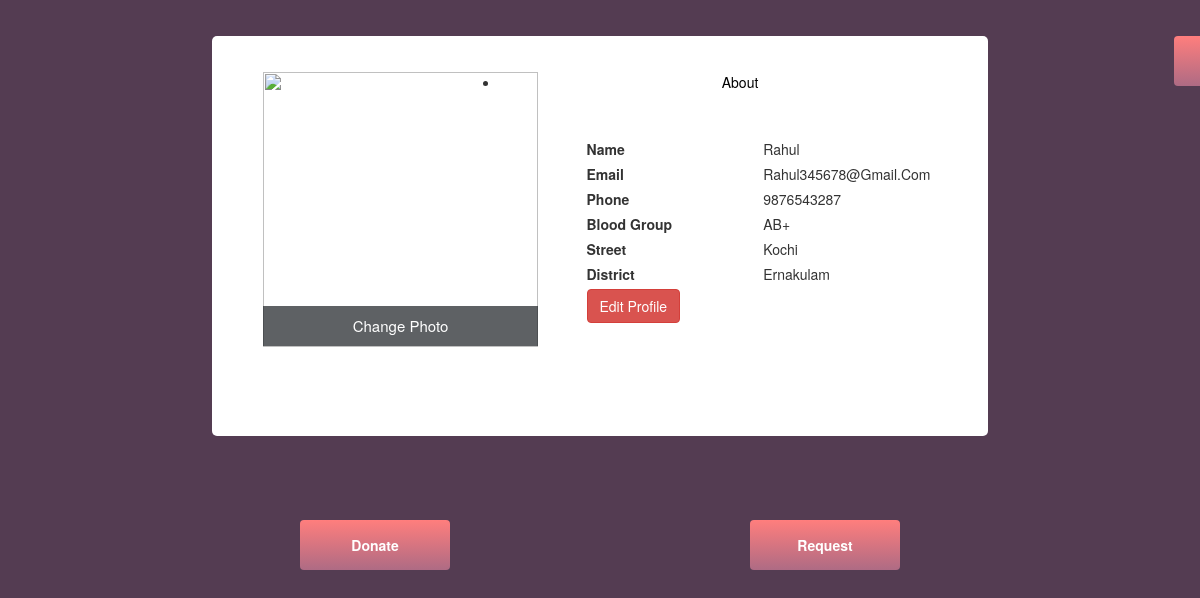
The page /user/logindetails.php (signed in) on the database its author committed.
### tables this page shows
CREATE TABLE IF NOT EXISTS `donor` (
  `id` int(100) NOT NULL AUTO_INCREMENT,
  `Name` varchar(200) NOT NULL,
  `Email` varchar(300) NOT NULL,
  `Password` varchar(100) NOT NULL,
  `Contact_no` varchar(200) NOT NULL,
  `Blood_group` varchar(300) NOT NULL,
  `Street` varchar(400) NOT NULL,
  `District` varchar(500) NOT NULL,
  `image` varchar(100) NOT NULL,
  `date` datetime NOT NULL DEFAULT current_timestamp(),
  PRIMARY KEY (`id`)
);

### user/logindetails.php (the view, shortened to what this page needs)
<?php
include('connect.php');
$sqli = "SELECT * FROM donor WHERE id='" . $_SESSION['userid'] . "'";
if ($reqe = mysqli_query($connect, $sqli)) {
    while ($are = mysqli_fetch_array($reqe)) {
        $profile = $are['image'];
    }
}
?>
<html lang="en">
<head>
    <link rel="stylesheet" href="https://maxcdn.bootstrapcdn.com/bootstrap/3.4.1/css/bootstrap.min.css">
    <link rel="stylesheet" href="style/logindetailsstyle.css" type="text/css" />
    <link rel="stylesheet" href="style/LoginDetails.css" type="text/css" />
</head>
<body>
    <div class="img">
        <a href="logoutuser.php">
            <button type="text" name="button" class="logout">logout<i class="fas fa-sign-out-alt"></i></button></a>
    </div>
    <div class="container emp-profile">
        <div class="col-md-4">
            <div class="profile-img">
                <form action="datacre" method="post" id="form" enctype="multipart/form-data">
                    <img id="abc" src="<?php
                                        if ($profile == '') {
                                            echo "https://st2.depositphotos.com/1104517/11965/v/600/depositphotos_119659092-stock-illustration-male-avatar-profile-picture-vector.jpg";
                                        } else {
                                            echo $profile;
                                        }
                                        ?>" alt="" />
                    <div class="file btn btn-lg btn-primary">
                        Change Photo
                </form>
            </div>
        </div>
    </div>
    <li class="nav-item">
        <a class="nav-link " id="home-tab" data-toggle="tab" href="#home" role="tab" aria-controls="home" aria-selected="true" style="    color: black; margin-left: 219px;">About</a>
    </li>
    <div class="demotable" style="    margin-top: 38%;
    display: flex;
    text-transform: capitalize;
    margin-left: 139px;">
        <div style='text-transform:capitalize'>
            <?php
            $sql = "SELECT * FROM donor WHERE id='" . $_SESSION['userid'] . "'";
            if ($req = mysqli_query($connect, $sql)) {
                while ($ar = mysqli_fetch_array($req)) {
                    echo " <tbody>
<tr class='sbtable' >" ?>
                    <div class="col-md-8" style="margin-left:295px;margin-top:-127px">
                        <div class="tab-content profile-tab" id="myTabContent">
                            <div class="" id="home" role="tabpanel" aria-labelledby="home-tab" style="    display: table;
    width: 461px;
    /* display: flex; */
    margin-top: -94px;">
                                <div class="row">
                                    <div class="col-md-6">
                                        <label>Name</label>
                                    </div>
                                    <div class="col-md-6">
                                        <?php echo "<td>" . $ar['Name'] . "</td>" ?>
                                    </div>
                                </div>
                                <div class="row">
                                    <div class="col-md-6">
                                        <label>Email</label>
                                    </div>
                                    <div class="col-md-6">
                                        <?php echo "<td>" . $ar['Email'] . "</td>" ?>
                                    </div>
                                </div>
                                <div class="row">
                                    <div class="col-md-6">
                                        <label>Phone</label>
                                    </div>
                                    <div class="col-md-6">
                                        <?php echo "<td>" . $ar['Contact_no'] . "</td>" ?>
                                    </div>
                                </div>
                                <div class="row">
                                    <div class="col-md-6">
                                        <label>Blood Group</label>
                                    </div>
                                    <div class="col-md-6">
                                        <?php echo "<td>" . $ar['Blood_group'] . "</td>" ?>
                                    </div>
                                </div>
                                <div class="row">
                                    <div class="col-md-6">
                                        <label>Street</label>
                                    </div>
                                    <div class="col-md-6">
                                        <?php echo "<td>" . $ar['Street'] . "</td>" ?>
                                    </div>
                                </div>
                                <div class="row">
                                    <div class="col-md-6">
                                        <label>District</label>
                                    </div>
                                    <div class="col-md-6">
                                        <?php echo "<td>" . $ar['District'] . "</td>" ?>
                                    </div>
                                </div>
                                <?php echo "<td>
<button type='button' class='btn btn-danger' data-toggle='modal' data-target='#exampleModal'>Edit Profile</button>"
                                ?>
                            </div>
                        </div>
                <?php
                }
            } else {
                echo mysqli_error($connect);
            }
                ?>
                    </div>
        </div>
    </div>
    <div style="display: flex;
   justify-content: space-evenly;
    margin-top: 7%;
">
        <a href="donorformuser.php" style="color:white">
            <button type="button" class="bnt"> Donate</button></a>
        <a href="requestformuser.php" style="color:white"><button type="button" class="bnt"> Request</button></a>
    </div>
</body>
</html>

### user/style/logindetailsstyle.css (style rules this page uses)
.demotable { margin-top: 5%; justify-content: center; display: flex; }

### user/style/LoginDetails.css (style rules this page uses)
* { margin:0px; padding: 0px }
.row { margin-right: -15px; margin-left: -15px; }
body { background: #543c52; }
.emp-profile { padding: 3%; margin-top: 3%; border-radius: 0.5rem; background: #fff; width: 776px; height: 400px; }
.profile-img { text-align: center; }
.profile-img img { width: 275px }
.col-md-6 { width: 36%; }
.profile-img .file { position: relative; overflow: hidden; margin-top: -20%; width: 70%; border: none; border-radius: 0; font-size: 15px; background: #212529b8; width: 275px }
.profile-tab label { font-weight: 600; }
a { color: #ffffff; text-decoration: none; }
.img { display: flex; position: absolute; margin-left: 1174px; }
.logout { background:linear-gradient(180deg, #ff7e7d, #ae6b84); font-weight: bold; border:none; border-radius:4px; height: 50px; color:white; width:150px }
.bnt { background:linear-gradient(180deg, #ff7e7d, #ae6b84); font-weight: bold; border:none; border-radius:4px; height: 50px; color:white; width:150px }

### rows shown on the page
donor: Name "Rahul", Email "Rahul345678@gmail.com", Contact_no "9876543287", Blood_group "AB+", Street "Kochi", District "Ernakulam"
